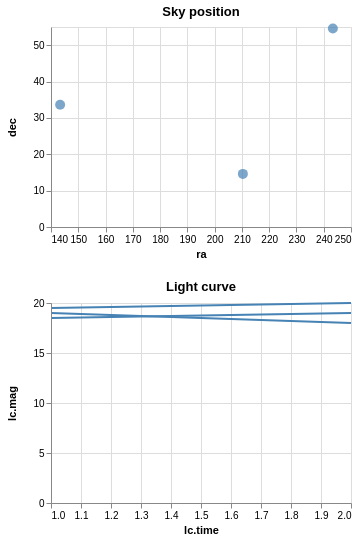

Express this chart as Vega-Lite.
### Vega specification from a JSON file in a GitHub repository (floating-point values rounded to 4 significant figures)
{"$schema": "https://vega.github.io/schema/vega/v4.json", "description": "Show a line chart corresponding to selected points.", "autosize": "pad", "padding": 5, "width": 300, "data": [{"name": "pts_store"}, {"name": "source_0", "values": [{"id": "001", "ra": 243.3, "dec": "+54.6", "lc": [{"time": 1, "mag": 18.5}, {"time": 2, "mag": 19}]}, {"id": "002", "ra": 210.3, "dec": "+14.6", "lc": [{"time": 1, "mag": 19.5}, {"time": 2, "mag": 20}]}, {"id": "003", "ra": 143.3, "dec": "+33.6", "lc": [{"time": 1, "mag": 19}, {"time": 2, "mag": 18}]}]}, {"name": "data_0", "source": "source_0", "transform": [{"type": "flatten", "fields": ["lc"], "as": ["lc"]}]}, {"name": "data_1", "source": "data_0", "transform": [{"type": "aggregate", "groupby": ["ra", "dec", "id"], "ops": [], "fields": [], "as": []}]}, {"name": "data_2", "source": "data_0", "transform": [{"type": "formula", "expr": "datum[\"lc\"] && datum[\"lc\"][\"time\"]", "as": "lc.time"}, {"type": "formula", "expr": "datum[\"lc\"] && datum[\"lc\"][\"mag\"]", "as": "lc.mag"}, {"type": "filter", "expr": "!(length(data(\"pts_store\"))) || (vlSelectionTest(\"pts_store\", datum))"}]}], "signals": [{"name": "concat_0_height", "value": 200}, {"name": "concat_1_height", "value": 200}, {"name": "unit", "value": {}, "on": [{"events": "mousemove", "update": "isTuple(group()) ? group() : unit"}]}, {"name": "pts", "update": "vlSelectionResolve(\"pts_store\")"}], "layout": {"padding": {"row": 20, "column": 20}, "columns": 1, "bounds": "full", "align": "each"}, "marks": [{"type": "group", "name": "concat_0_group", "title": {"text": "Sky position", "frame": "group"}, "style": "cell", "encode": {"update": {"width": {"signal": "width"}, "height": {"signal": "concat_0_height"}}}, "signals": [{"name": "pts_tuple", "on": [{"events": [{"source": "scope", "type": "click"}], "update": "datum && item().mark.marktype !== 'group' ? {unit: \"concat_0\", fields: pts_tuple_fields, values: [(item().isVoronoi ? datum.datum : datum)[\"id\"]]} : null", "force": true}]}, {"name": "pts_tuple_fields", "value": [{"field": "id", "type": "E"}]}, {"name": "pts_toggle", "value": false, "on": [{"events": [{"source": "scope", "type": "click"}], "update": "event.shiftKey"}]}, {"name": "pts_modify", "update": "modify(\"pts_store\", pts_toggle ? null : pts_tuple, pts_toggle ? null : true, pts_toggle ? pts_tuple : null)"}], "marks": [{"name": "concat_0_marks", "type": "symbol", "style": ["circle"], "from": {"data": "data_1"}, "encode": {"update": {"opacity": {"value": 0.7}, "fill": [{"test": "datum[\"ra\"] === null || isNaN(datum[\"ra\"]) || datum[\"dec\"] === null || isNaN(datum[\"dec\"])", "value": null}, {"test": "!(length(data(\"pts_store\"))) || (vlSelectionTest(\"pts_store\", datum))", "value": "steelblue"}, {"value": "grey"}], "tooltip": {"signal": "{\"ra\": format(datum[\"ra\"], \"\"), \"dec\": format(datum[\"dec\"], \"\")}"}, "x": {"scale": "concat_0_x", "field": "ra"}, "y": {"scale": "concat_0_y", "field": "dec"}, "size": {"value": 100}, "shape": {"value": "circle"}}}}], "axes": [{"scale": "concat_0_x", "orient": "bottom", "grid": false, "title": "ra", "labelFlush": true, "labelOverlap": true, "tickCount": {"signal": "ceil(width/40)"}, "zindex": 1}, {"scale": "concat_0_x", "orient": "bottom", "gridScale": "concat_0_y", "grid": true, "tickCount": {"signal": "ceil(width/40)"}, "domain": false, "labels": false, "maxExtent": 0, "minExtent": 0, "ticks": false, "zindex": 0}, {"scale": "concat_0_y", "orient": "left", "grid": false, "title": "dec", "labelOverlap": true, "tickCount": {"signal": "ceil(concat_0_height/40)"}, "zindex": 1}, {"scale": "concat_0_y", "orient": "left", "gridScale": "concat_0_x", "grid": true, "tickCount": {"signal": "ceil(concat_0_height/40)"}, "domain": false, "labels": false, "maxExtent": 0, "minExtent": 0, "ticks": false, "zindex": 0}]}, {"type": "group", "name": "concat_1_group", "title": {"text": "Light curve", "frame": "group"}, "style": "cell", "encode": {"update": {"width": {"signal": "width"}, "height": {"signal": "concat_1_height"}}}, "marks": [{"name": "concat_1_pathgroup", "type": "group", "from": {"facet": {"name": "faceted_path_concat_1_main", "data": "data_2", "groupby": ["id"]}}, "encode": {"update": {"width": {"field": {"group": "width"}}, "height": {"field": {"group": "height"}}}}, "marks": [{"name": "concat_1_marks", "type": "line", "style": ["line"], "sort": {"field": "datum[\"lc.time\"]", "order": "descending"}, "from": {"data": "faceted_path_concat_1_main"}, "encode": {"update": {"stroke": {"value": "steelblue"}, "tooltip": {"signal": "{\"lc.time\": format(datum[\"lc.time\"], \"\"), \"lc.mag\": format(datum[\"lc.mag\"], \"\"), \"id\": ''+datum[\"id\"]}"}, "x": {"scale": "concat_1_x", "field": "lc\\.time"}, "y": {"scale": "concat_1_y", "field": "lc\\.mag"}, "defined": {"signal": "datum[\"lc.time\"] !== null && !isNaN(datum[\"lc.time\"]) && datum[\"lc.mag\"] !== null && !isNaN(datum[\"lc.mag\"])"}}}}]}], "axes": [{"scale": "concat_1_x", "orient": "bottom", "grid": false, "title": "lc.time", "labelFlush": true, "labelOverlap": true, "tickCount": {"signal": "ceil(width/40)"}, "zindex": 1}, {"scale": "concat_1_x", "orient": "bottom", "gridScale": "concat_1_y", "grid": true, "tickCount": {"signal": "ceil(width/40)"}, "domain": false, "labels": false, "maxExtent": 0, "minExtent": 0, "ticks": false, "zindex": 0}, {"scale": "concat_1_y", "orient": "left", "grid": false, "title": "lc.mag", "labelOverlap": true, "tickCount": {"signal": "ceil(concat_1_height/40)"}, "zindex": 1}, {"scale": "concat_1_y", "orient": "left", "gridScale": "concat_1_x", "grid": true, "tickCount": {"signal": "ceil(concat_1_height/40)"}, "domain": false, "labels": false, "maxExtent": 0, "minExtent": 0, "ticks": false, "zindex": 0}]}], "scales": [{"name": "concat_0_x", "type": "linear", "domain": {"data": "data_1", "field": "ra"}, "range": [0, {"signal": "width"}], "zero": false, "nice": true}, {"name": "concat_0_y", "type": "linear", "domain": {"data": "data_1", "field": "dec"}, "range": [{"signal": "concat_0_height"}, 0], "nice": true, "zero": true}, {"name": "concat_1_x", "type": "linear", "domain": {"data": "data_2", "field": "lc\\.time"}, "range": [0, {"signal": "width"}], "zero": false, "nice": true}, {"name": "concat_1_y", "type": "linear", "domain": {"data": "data_2", "field": "lc\\.mag"}, "range": [{"signal": "concat_1_height"}, 0], "nice": true, "zero": true}], "config": {"axisY": {"minExtent": 30}}}
